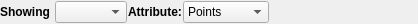
<ui version="4.0" >
 <class>ClientTreeViewDecorator</class>
 <widget class="QWidget" name="ClientTreeViewDecorator" >
  <property name="geometry" >
   <rect>
    <x>0</x>
    <y>0</y>
    <width>418</width>
    <height>24</height>
   </rect>
  </property>
  <property name="windowTitle" >
   <string>Form</string>
  </property>
  <layout class="QHBoxLayout" >
   <property name="spacing" >
    <number>1</number>
   </property>
   <property name="leftMargin" >
    <number>0</number>
   </property>
   <property name="topMargin" >
    <number>0</number>
   </property>
   <property name="rightMargin" >
    <number>0</number>
   </property>
   <property name="bottomMargin" >
    <number>0</number>
   </property>
   <item>
    <widget class="QLabel" name="label" >
     <property name="text" >
      <string>&lt;b>Showing  &lt;/b></string>
     </property>
    </widget>
   </item>
   <item>
    <widget class="pqOutputPortComboBox" name="Source" >
     <property name="sizeAdjustPolicy" >
      <enum>QComboBox::AdjustToContents</enum>
     </property>
    </widget>
   </item>
   <item>
    <widget class="QLabel" name="label_2" >
     <property name="text" >
      <string>&lt;b>   Attribute:&lt;/b></string>
     </property>
    </widget>
   </item>
   <item>
    <widget class="QComboBox" name="attribute_mode" >
     <property name="sizeAdjustPolicy" >
      <enum>QComboBox::AdjustToContents</enum>
     </property>
     <item>
      <property name="text" >
       <string>Points</string>
      </property>
     </item>
     <item>
      <property name="text" >
       <string>Cells</string>
      </property>
     </item>
     <item>
      <property name="text" >
       <string>Field Data</string>
      </property>
     </item>
     <item>
      <property name="text" >
       <string>Vertices</string>
      </property>
     </item>
     <item>
      <property name="text" >
       <string>Edges</string>
      </property>
     </item>
     <item>
      <property name="text" >
       <string>Rows</string>
      </property>
     </item>
    </widget>
   </item>
   <item>
    <spacer>
     <property name="orientation" >
      <enum>Qt::Horizontal</enum>
     </property>
     <property name="sizeHint" >
      <size>
       <width>58</width>
       <height>23</height>
      </size>
     </property>
    </spacer>
   </item>
  </layout>
 </widget>
 <customwidgets>
  <customwidget>
   <class>pqOutputPortComboBox</class>
   <extends>QComboBox</extends>
   <header>pqOutputPortComboBox.h</header>
  </customwidget>
 </customwidgets>
 <resources>
  <include location="../pqComponents.qrc" />
 </resources>
 <connections/>
</ui>
